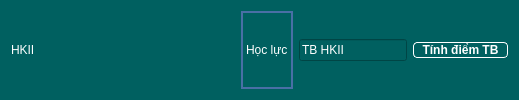
                     <widget class="QWidget" name="widget_23" native="true">
                      <property name="styleSheet">
                       <string notr="true">background-color: rgb(0, 96, 96);
color: rgb(255, 255, 255);</string>
                      </property>
                      <layout class="QHBoxLayout" name="horizontalLayout_15">
                       <item>
                        <widget class="QLabel" name="label_8">
                         <property name="styleSheet">
                          <string notr="true"/>
                         </property>
                         <property name="text">
                          <string>HKII</string>
                         </property>
                        </widget>
                       </item>
                       <item>
                        <spacer name="horizontalSpacer_17">
                         <property name="orientation">
                          <enum>Qt::Horizontal</enum>
                         </property>
                         <property name="sizeHint" stdset="0">
                          <size>
                           <width>40</width>
                           <height>20</height>
                          </size>
                         </property>
                        </spacer>
                       </item>
                       <item>
                        <spacer name="horizontalSpacer_18">
                         <property name="orientation">
                          <enum>Qt::Horizontal</enum>
                         </property>
                         <property name="sizeHint" stdset="0">
                          <size>
                           <width>40</width>
                           <height>20</height>
                          </size>
                         </property>
                        </spacer>
                       </item>
                       <item>
                        <spacer name="horizontalSpacer_19">
                         <property name="orientation">
                          <enum>Qt::Horizontal</enum>
                         </property>
                         <property name="sizeHint" stdset="0">
                          <size>
                           <width>40</width>
                           <height>20</height>
                          </size>
                         </property>
                        </spacer>
                       </item>
                       <item>
                        <spacer name="horizontalSpacer_20">
                         <property name="orientation">
                          <enum>Qt::Horizontal</enum>
                         </property>
                         <property name="sizeHint" stdset="0">
                          <size>
                           <width>40</width>
                           <height>20</height>
                          </size>
                         </property>
                        </spacer>
                       </item>
                       <item>
                        <spacer name="horizontalSpacer_21">
                         <property name="orientation">
                          <enum>Qt::Horizontal</enum>
                         </property>
                         <property name="sizeHint" stdset="0">
                          <size>
                           <width>40</width>
                           <height>20</height>
                          </size>
                         </property>
                        </spacer>
                       </item>
                       <item>
                        <widget class="QLabel" name="label_21">
                         <property name="styleSheet">
                          <string notr="true">border: 2px solid #4A6FA5;</string>
                         </property>
                         <property name="text">
                          <string>Học lực</string>
                         </property>
                        </widget>
                       </item>
                       <item>
                        <widget class="QLineEdit" name="lineEdit_86">
                         <property name="text">
                          <string>TB HKII</string>
                         </property>
                        </widget>
                       </item>
                       <item>
                        <widget class="QPushButton" name="cal_hk_2">
                         <property name="minimumSize">
                          <size>
                           <width>95</width>
                           <height>0</height>
                          </size>
                         </property>
                         <property name="maximumSize">
                          <size>
                           <width>95</width>
                           <height>16777215</height>
                          </size>
                         </property>
                         <property name="font">
                          <font>
                           <pointsize>9</pointsize>
                           <weight>75</weight>
                           <bold>true</bold>
                          </font>
                         </property>
                         <property name="styleSheet">
                          <string notr="true">    border: 1px solid #ffffff; 
    border-radius: 4px;</string>
                         </property>
                         <property name="text">
                          <string>Tính điểm TB</string>
                         </property>
                        </widget>
                       </item>
                      </layout>
                     </widget>
